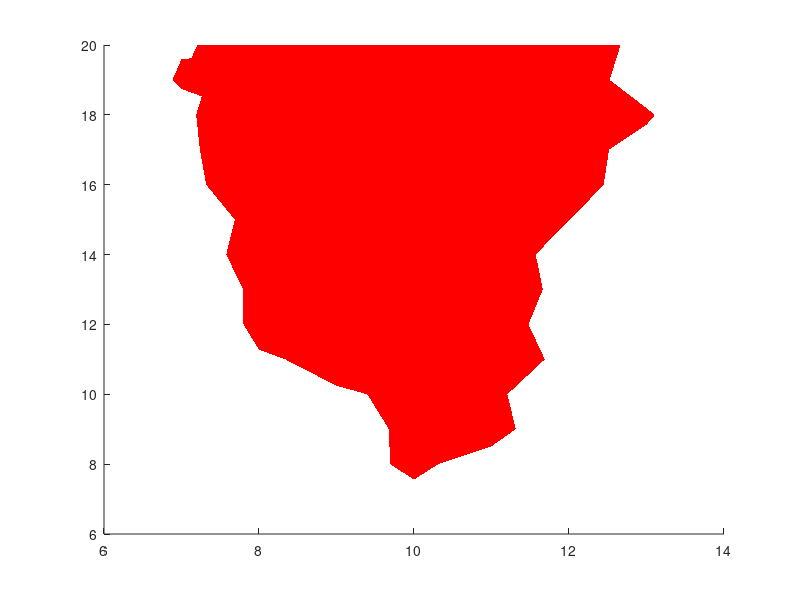

The MATLAB source for this figure: (Note: this script raises an error after producing the figure.)
% Plot Isosurfaces
% Author: Sang Min Han
% Last modified: 2023/09/25
%

close all force; clear; clc;

load('07-Sep-2023_iso');

% parameters
ftSize= 24; % font size
trans= 1.0; % transparency

fprintf('k1:k2= %2.1f\nd1:d2= %2.1f\namp1:amp2= %2.1f\n', ...
    kRatio, dRatio, ampRatio);

f= figure; clf;
set(gcf, 'Units', 'Normalized', 'OuterPosition', [0, 0, 1, 1]);
hold on;

p1= patch(isosurface(fval, 245), 'FaceColor', 'red', ...
    'EdgeColor', 'none');
alpha(p1, trans/2);
p2= patch(isosurface(fval, 250), 'FaceColor', 'yellow', ...
    'EdgeColor', 'none');
alpha(p2, trans/4);
p3= patch(isosurface(fval, 255), 'FaceColor', 'green', ...
    'EdgeColor', 'none');
alpha(p3, trans/6);
p4= patch(isosurface(fval, 260), 'FaceColor', 'cyan', ...
    'EdgeColor', 'none');
alpha(p4, trans/8);
p5= patch(isosurface(fval, 265), 'FaceColor', 'blue', ...
    'EdgeColor', 'none');
alpha(p5, trans/10);

% lighting control
lighting phong;
light('position', [ 1, 1, 1]);
light('position', [-1,-1,-1]);
light('position', [-1, 1,-1]);
light('position', [ 1,-1,-1]);

view(3);
daspect([1,1,1]);
rotate3d on;
box on;
grid on;

% axes/image control
axis([1 length(k2) 1 length(d2) 1 length(amp2)]);
set(gca,'FontSize', ftSize, ...
    'XTickLabel', k2./1e4, 'XTick', 1:length(k2), ...
    'YTickLabel', d2./1e2, 'YTick', 1:length(d2), ...
    'ZTickLabel', amp2./1e3, 'ZTick', 1:length(amp2));
xlabel('Spring Constant (AU$\times10^4$)', 'Interpreter', 'LaTeX', ...
    'FontSize', ftSize + 2, 'FontWeight', 'bold');
ylabel('Damping Term (AU$\times10^2$)', 'Interpreter', 'LaTeX', ...
    'FontSize', ftSize + 2, 'FontWeight', 'bold');
zlabel('Muscle Amplitude (AU$\times10^3$)', 'Interpreter', 'LaTeX', ...
    'FontSize', ftSize + 2, 'FontWeight', 'bold');
title('Hoot Isosurfaces', 'Interpreter', 'LaTeX', ...
    'FontSize', ftSize + 8, 'FontWeight', 'bold');
axis tight;

hold off;
shg;

% save figure
savefig(f, 'iso.fig');

